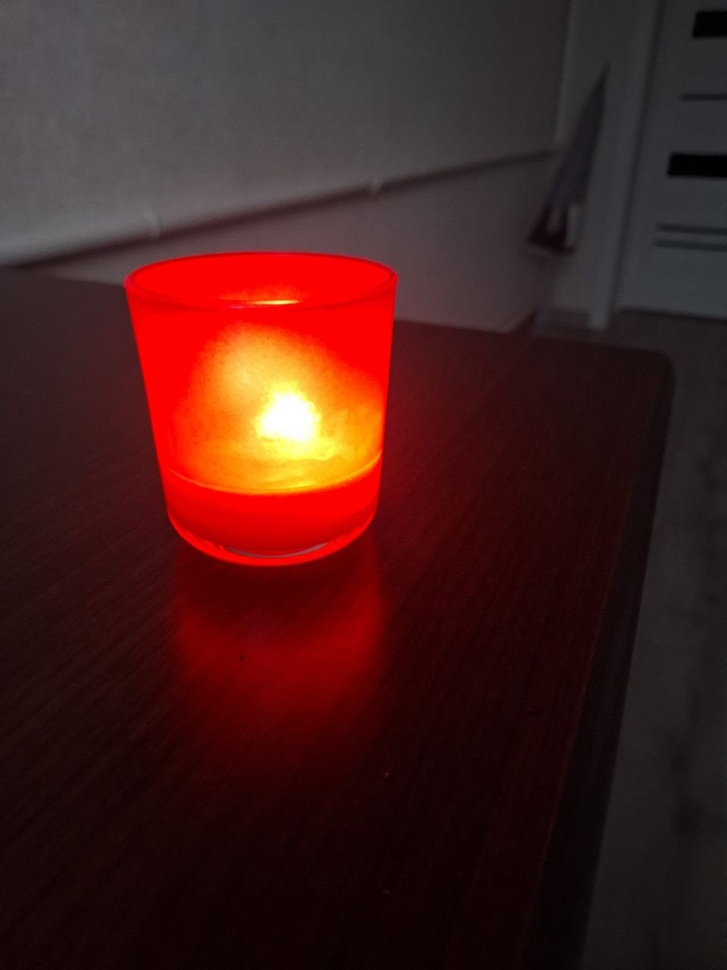
#> input picture p.jpg, 727 x 970 px, shrunk from 960 x 1280 before the run
$ python main.py   (older library calls are emulated)
#> lines starting #> are read from the running program, lines starting #| are printed output that depends on the picture; after the words box and inside, x2 and y2 are one past the last pixel; in counts of white or black regions, pixels touching at a corner belong together
import cv2
import numpy as np
import os


# Функція зсуву зображення
def shift_image(image, x_shift, y_shift):
    h, w = image.shape[:2]
    M = np.float32([[1, 0, x_shift], [0, 1, y_shift]])
    shifted_image = cv2.warpAffine(image, M, (w, h))
    return shifted_image


# Функція інверсії
def invert_image(image):
    return 255 - image


# Функція згладжування по Гауссу
def gaussian_blur(image, kernel_size):
    return cv2.GaussianBlur(image, (kernel_size, kernel_size), 0)


# Функція розмиття "рух по діагоналі"
def motion_blur(image, kernel_size):
    kernel = np.zeros((kernel_size, kernel_size))
    np.fill_diagonal(kernel, 1)
    kernel /= kernel_size
    return cv2.filter2D(image, -1, kernel)


# Функція покращення різкості
def sharpen_image(image):
    kernel = np.array([[0, -1, 0],
                       [-1, 5, -1],
                       [0, -1, 0]])
    return cv2.filter2D(image, -1, kernel)


# Собелівський фільтр
def sobel_filter(image):
    grad_x = cv2.Sobel(image, cv2.CV_64F, 1, 0, ksize=3)
    grad_y = cv2.Sobel(image, cv2.CV_64F, 0, 1, ksize=3)
    sobel = cv2.magnitude(grad_x, grad_y)
    return np.uint8(sobel)


# Виділення границь
def edge_filter(image):
    return cv2.Canny(image, 100, 200)


# Користувацький фільтр (приклад: художній ефект)
def custom_filter(image):
    kernel = np.array([[1, 1, 1],
                       [1, -7, 1],
                       [1, 1, 1]])
    return cv2.filter2D(image, -1, kernel)


# Основна функція
def main():
    input_path = 'p.jpg'  # Вкажіть шлях до зображення на робочому столі
    output_dir = 'results'  # Папка для результатів (повинна бути не на робочому столі)
    os.makedirs(output_dir, exist_ok=True)

    # Завантаження зображення
    image = cv2.imread(input_path, cv2.IMREAD_GRAYSCALE)  # Використання градації сірого
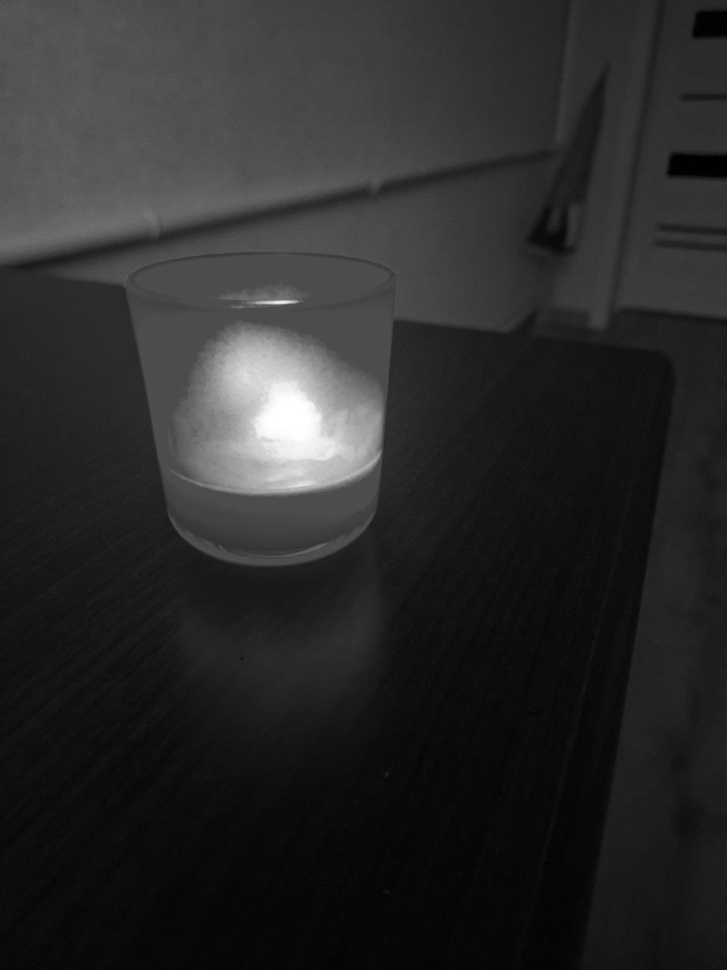
#> image: shape (970, 727); min 0, max 255, mean 42.4
    if image is None:
        print("Не вдалося завантажити зображення!")
        return

    # 1. Зсув
    shifted = shift_image(image, 10, 20)
#> in shift_image, `shifted_image = cv2.warpAffine(image, M, (w, h))`:
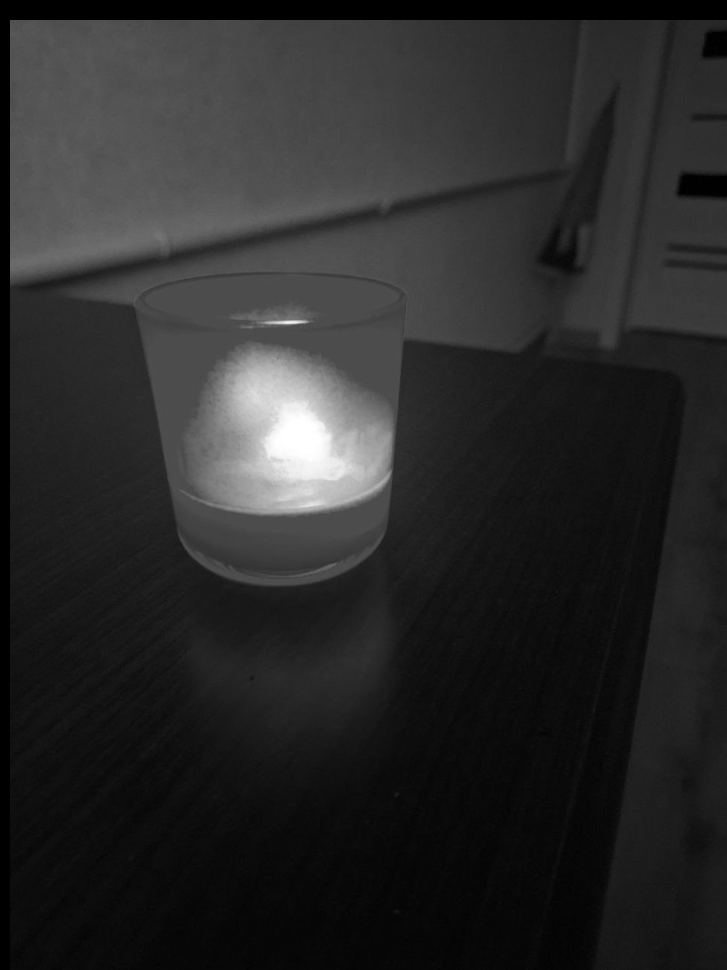
#> shifted_image: shape (970, 727); min 0, max 255, mean 41.8
    cv2.imwrite(os.path.join(output_dir, 'shifted.jpg'), shifted)

    # 2. Інверсія
    inverted = invert_image(image)
#> in invert_image, `return 255 - image`:
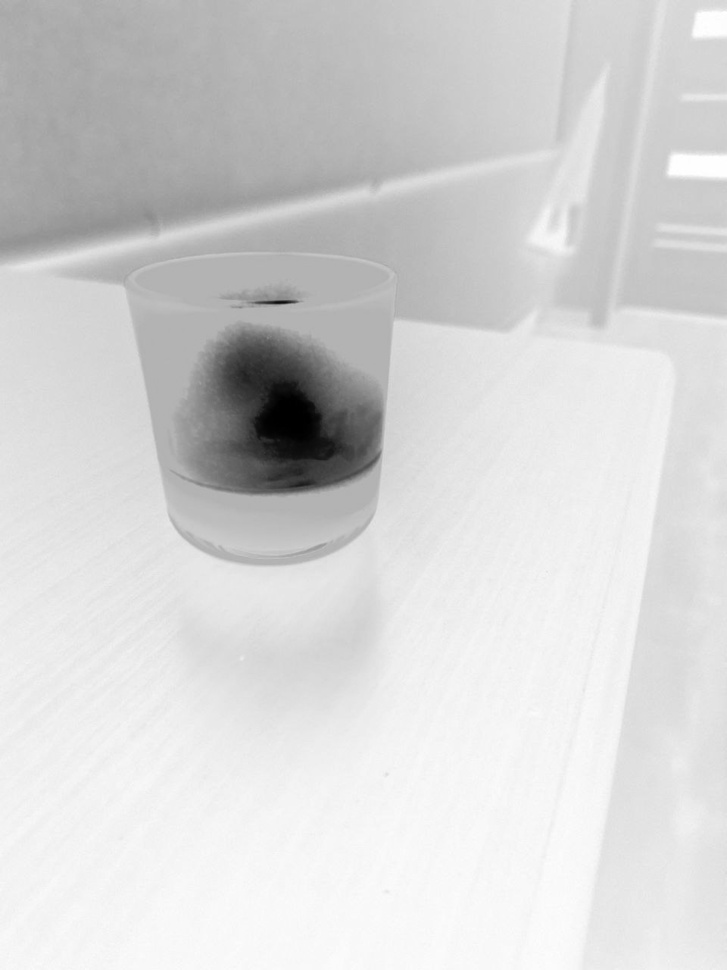
#> returned value: shape (970, 727); min 0, max 255, mean 212.6
    cv2.imwrite(os.path.join(output_dir, 'inverted.jpg'), inverted)

    # 3. Згладжування по Гауссу
    gaussian = gaussian_blur(image, 11)
    cv2.imwrite(os.path.join(output_dir, 'gaussian_blur.jpg'), gaussian)

    # 4. Розмиття "рух по діагоналі"
    motion = motion_blur(image, 7)
    cv2.imwrite(os.path.join(output_dir, 'motion_blur.jpg'), motion)

    # 5. Покращення різкості
    sharpened = sharpen_image(image)
    cv2.imwrite(os.path.join(output_dir, 'sharpened.jpg'), sharpened)

    # 6. Собелівський фільтр
    sobel = sobel_filter(image)
#> in sobel_filter, `grad_x = cv2.Sobel(image, cv2.CV_64F, 1, 0, ksize=3)`:
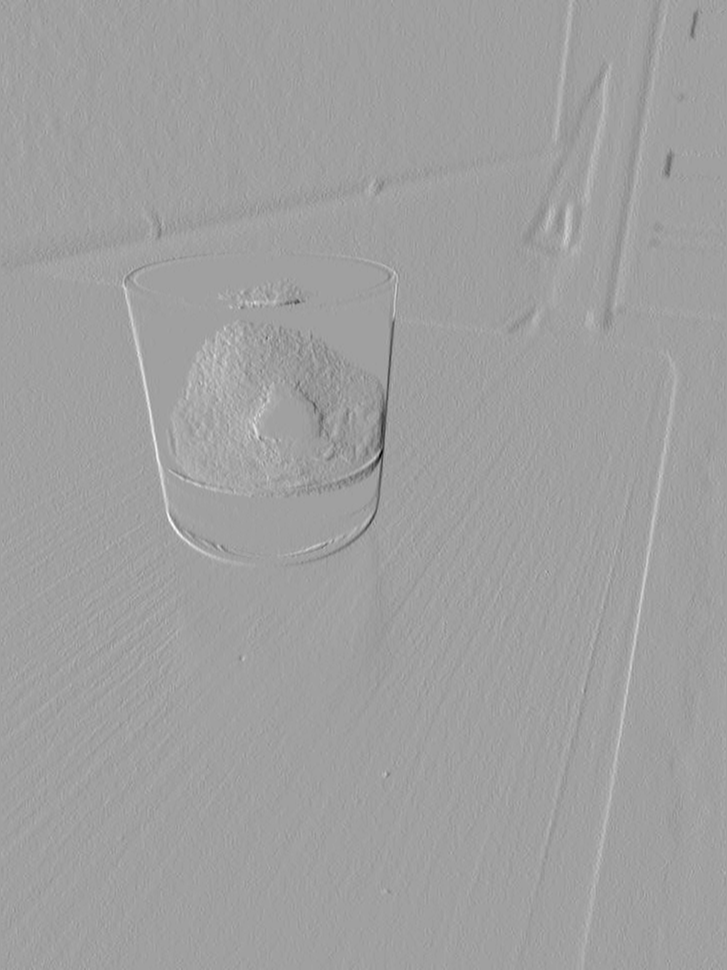
#> grad_x: shape (970, 727) float64; min -246, max 146, mean -0.1; drawn with min black and max white
#> in sobel_filter, `grad_y = cv2.Sobel(image, cv2.CV_64F, 0, 1, ksize=3)`:
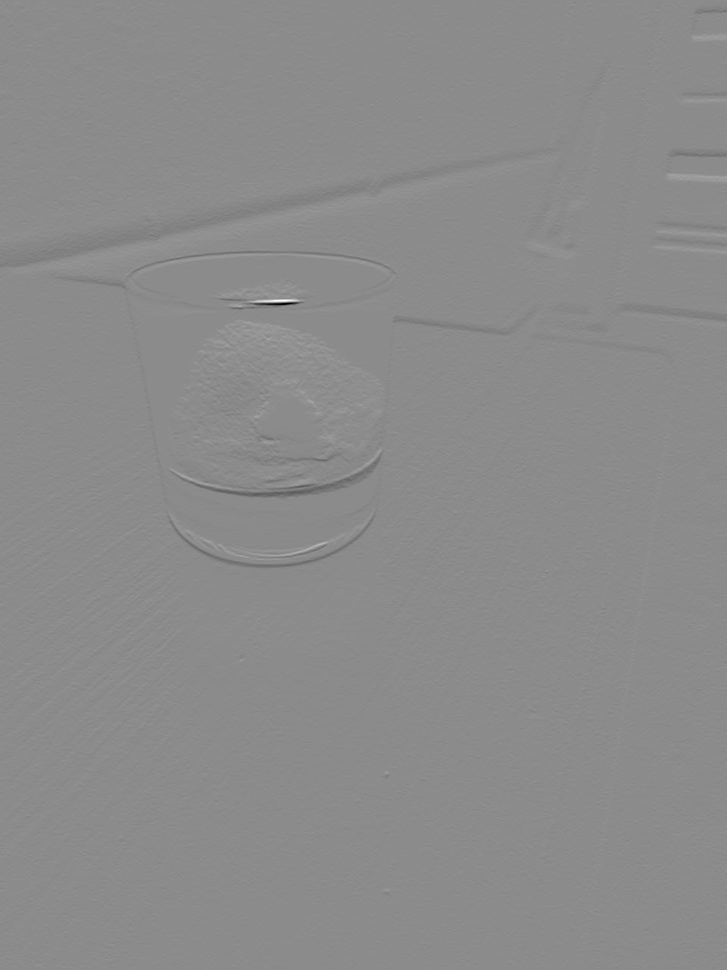
#> grad_y: shape (970, 727) float64; min -535, max 442, mean -0.4; drawn with min black and max white
    cv2.imwrite(os.path.join(output_dir, 'sobel.jpg'), sobel)

    # 7. Фільтр границь
    edges = edge_filter(image)
#> in edge_filter, `return cv2.Canny(image, 100, 200)`:
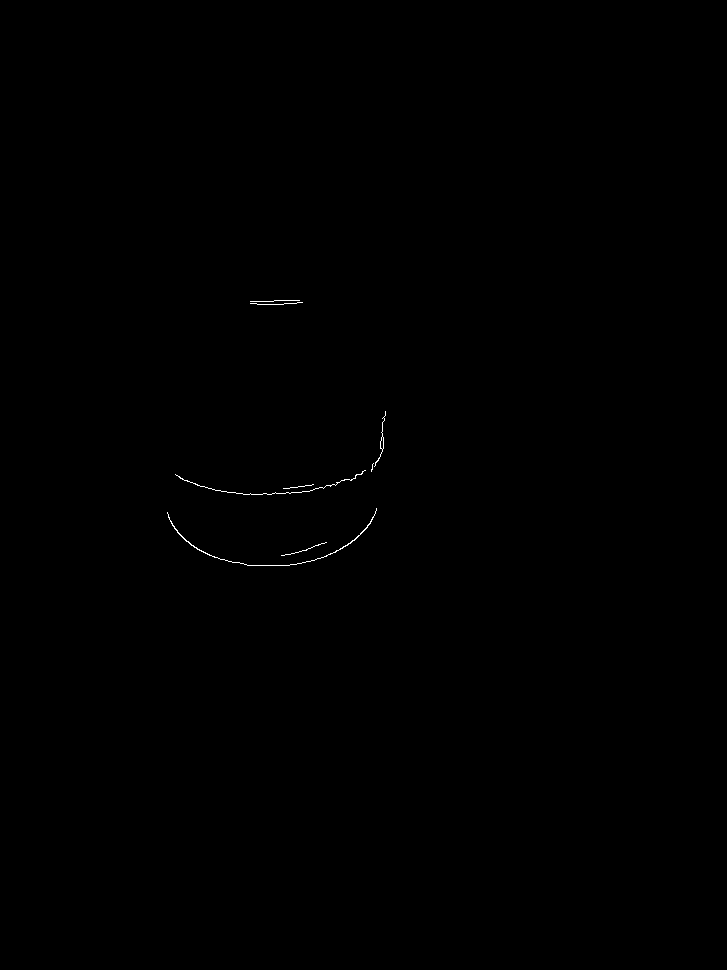
#> returned value: shape (970, 727); 0.11% white in thin lines or dots, all inside (x1, y1, x2, y2) = (167, 300, 386, 566)
    cv2.imwrite(os.path.join(output_dir, 'edges.jpg'), edges)

    # 8. Користувацький фільтр
    custom = custom_filter(image)
    cv2.imwrite(os.path.join(output_dir, 'custom_filter.jpg'), custom)

    print(f"Обробка завершена. Результати збережено в папці '{output_dir}'.")


if __name__ == '__main__':
    main()
